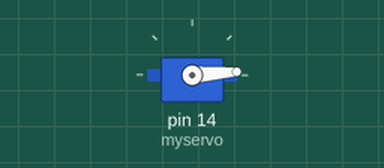
Simulated run of this sketch. Board: Arduino Uno, built with avr-gcc and run on an emulated ATmega328P. On the bench: servo.

Above: at 0.05 s.
At 1.45 s:
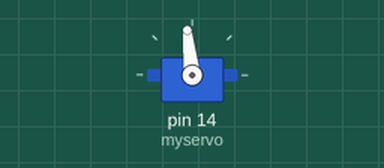
At 2.85 s:
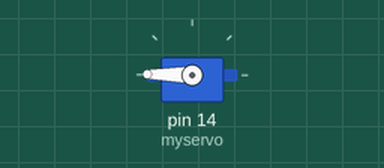
At 5.7 s:
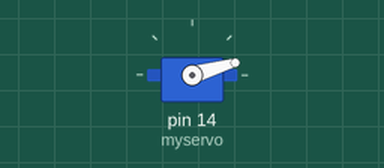
Timing chart, 0 to 10.3 s (numbered marks = the images above):
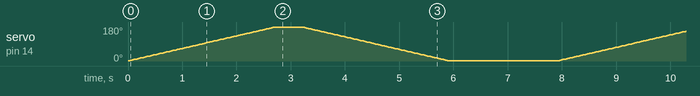

The sketch:

sweep.ino
```cpp
// servo test code
// by BARRAGAN <http://barraganstudio.com>

#include <Servo.h>

Servo myservo;  // create servo object to control a servo
                // a maximum of eight servo objects can be created

int pos = 0;    // variable to store the servo position

void setup()
{
  myservo.attach(14);  // attaches the servo on pin 14
}


void loop()
{
  for(pos = 1; pos < 180; pos += 1)  // goes from 10 degrees to 170 degrees
  {                                  // in steps of 1 degree
    myservo.write(pos);              // tell servo to go to position in variable 'pos'
    delay(15);                       // waits 15ms for the servo to reach the position
  }
  delay(500);

  for(pos = 180; pos>=1; pos-=1)     // goes from 180 degrees to 0 degrees
  {
    myservo.write(pos);              // tell servo to go to position in variable 'pos'
    delay(15);                       // waits 15ms for the servo to reach the position
  }
  delay(2000);
}
```
